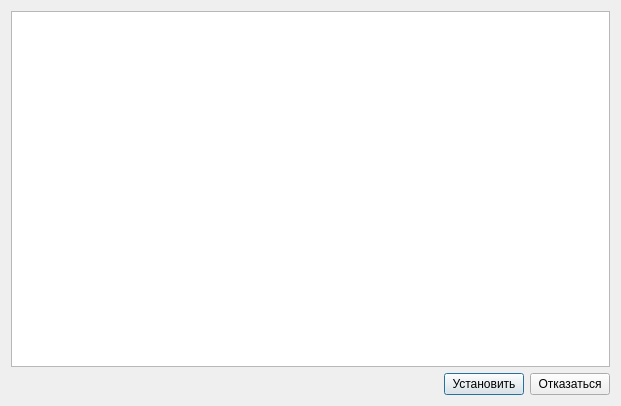
<?xml version="1.0" encoding="UTF-8"?>
<ui version="4.0">
 <class>Dialog</class>
 <widget class="QDialog" name="Dialog">
  <property name="geometry">
   <rect>
    <x>0</x>
    <y>0</y>
    <width>621</width>
    <height>406</height>
   </rect>
  </property>
  <property name="windowTitle">
   <string>Updating Regular-Divider</string>
  </property>
  <layout class="QVBoxLayout" name="verticalLayout">
   <item>
    <widget class="QTextEdit" name="text"/>
   </item>
   <item>
    <layout class="QHBoxLayout" name="horizontalLayout">
     <item>
      <spacer name="horizontalSpacer">
       <property name="orientation">
        <enum>Qt::Horizontal</enum>
       </property>
       <property name="sizeHint" stdset="0">
        <size>
         <width>40</width>
         <height>20</height>
        </size>
       </property>
      </spacer>
     </item>
     <item>
      <widget class="QPushButton" name="button_accept">
       <property name="text">
        <string>Установить</string>
       </property>
       <property name="icon">
        <iconset theme="dialog-ok"/>
       </property>
      </widget>
     </item>
     <item>
      <widget class="QPushButton" name="button_decline">
       <property name="text">
        <string>Отказаться</string>
       </property>
       <property name="icon">
        <iconset theme="dialog-cancel"/>
       </property>
      </widget>
     </item>
    </layout>
   </item>
  </layout>
 </widget>
 <resources/>
 <connections/>
</ui>
